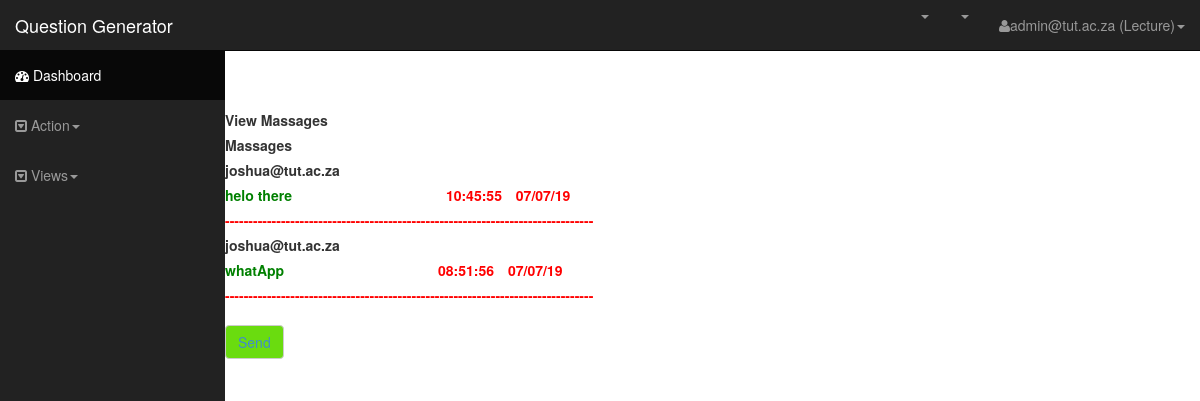
Page /massages.php (signed in) on the committed database.
### tables this page shows
CREATE TABLE `chat` (
  `mid` int(11) NOT NULL,
  `sender` varchar(30) NOT NULL,
  `reciever` varchar(30) NOT NULL,
  `Msg` varchar(250) NOT NULL,
  `date` varchar(10) NOT NULL,
  `time` varchar(10) NOT NULL
);

### massages.php (the view, shortened to what this page needs)
<?php
include("connection.php");
  $email = $_SESSION['email'];
?>
<html lang="en">
  <head>
    <link href="css/bootstrap.css" rel="stylesheet">
    <link href="css/sb-admin.css" rel="stylesheet">
    <link rel="stylesheet" href="font-awesome/css/font-awesome.min.css">
    <link rel="stylesheet" href="http://cdn.oesmith.co.uk/morris-0.4.3.min.css">
  </head>
  <body>
    <div id="wrapper">
      <nav class="navbar navbar-inverse navbar-fixed-top" role="navigation">
        <div class="navbar-header">
          <a class="navbar-brand" href="#">Question Generator</a>
        </div>
        <div class="collapse navbar-collapse navbar-ex1-collapse">
          <ul class="nav navbar-nav side-nav">
            <li class="active"><a href="#"><i class="fa fa-dashboard"></i> Dashboard</a></li>
         <li class="dropdown">
              <a href="#" class="dropdown-toggle" data-toggle="dropdown"><i class="fa fa-caret-square-o-down"></i> Action<b class="caret"></b></a>
            </li>
            <li class="dropdown">
              <a href="#" class="dropdown-toggle" data-toggle="dropdown"><i class="fa fa-caret-square-o-down"></i> Views<b class="caret"></b></a>
            </li>
          </ul>
          <ul class="nav navbar-nav navbar-right navbar-user">
            <li class="dropdown messages-dropdown">
              <a href="#" class="dropdown-toggle" data-toggle="dropdown"><i class=""></i> <span class="badge"></span> <b class="caret"></b></a>
            </li>
            <li class="dropdown alerts-dropdown">
              <a href="#" class="dropdown-toggle" data-toggle="dropdown"><i class=""></i>  <span class="badge"></span> <b class="caret"></b></a>
            <li class="dropdown user-dropdown">
              <a href="#" class="dropdown-toggle" data-toggle="dropdown"><i class="fa fa-user"></i><?php echo $email?> (Lecture)<b class="caret"></b></a>
            </li>
          </ul>
        </div>
      </nav>
           <div class="row">
          <div class="col-lg-6">
            <form  role="form" id="formLogin" novalidate="" method="POST" action="">
                    <br>
                    <br>
                    <br>
                        <label>View Massages</label>
              <div class="form-group">
                <label>Massages</label>
                <?php
                  $query = "select * from chat WHERE reciever = '$email'";
                  $results = mysqli_query($con,$query);
                  while($row =mysqli_fetch_array($results))
                  {
                      $sender = $row['sender'];
                      $msg = $row['Msg'];
                      $date = $row['date'];
                      $time = $row['time'];
                      ?>
                    <br>
                  <label ><?php echo $sender;?></label><br>
					<label style="color:green"><?php echo $msg;?></label>
                    <label style="margin-left:150px;color:red"><?php echo $time;?></label>
                    <label style="margin-left:10px;color:red"><?php echo $date;?></label><br>
					<label style="color:red">-------------------------------------------------------------------------------</label>
                    <?php
                  }
                ?>
              </div>
             <button type="submit" class="btn btn-default"  name="send"id="send"><a href="chat.php">Send</a></button>
            </form>
      </div>
    </div>
  </body>
</html>

### css/sb-admin.css (style rules this page uses)
body { margin-top: 50px; }
#wrapper { padding-left: 0; }
@media (min-width:768px) { #wrapper { padding-left: 225px; } }
@media (min-width:768px) { .side-nav { margin-left: -225px; left: 225px; width: 225px; position: fixed; top: 50px; height: 100%; border-radius: 0; border: none; background-color: #222222; overflow-y: auto; } }
@media (min-width:768px) { .side-nav>li>a { width: 225px; } }
@media (min-width:768px) { .navbar-collapse { padding-left: 15px !important; padding-right: 15px !important; } }

### rows in the picture
chat: sender "joshua@tut.ac.za", Msg "helo there", time "10:45:55", date "07/07/19"
chat: sender "joshua@tut.ac.za", Msg "whatApp", time "08:51:56", date "07/07/19"

### other values in the picture
$email "admin@tut.ac.za"
